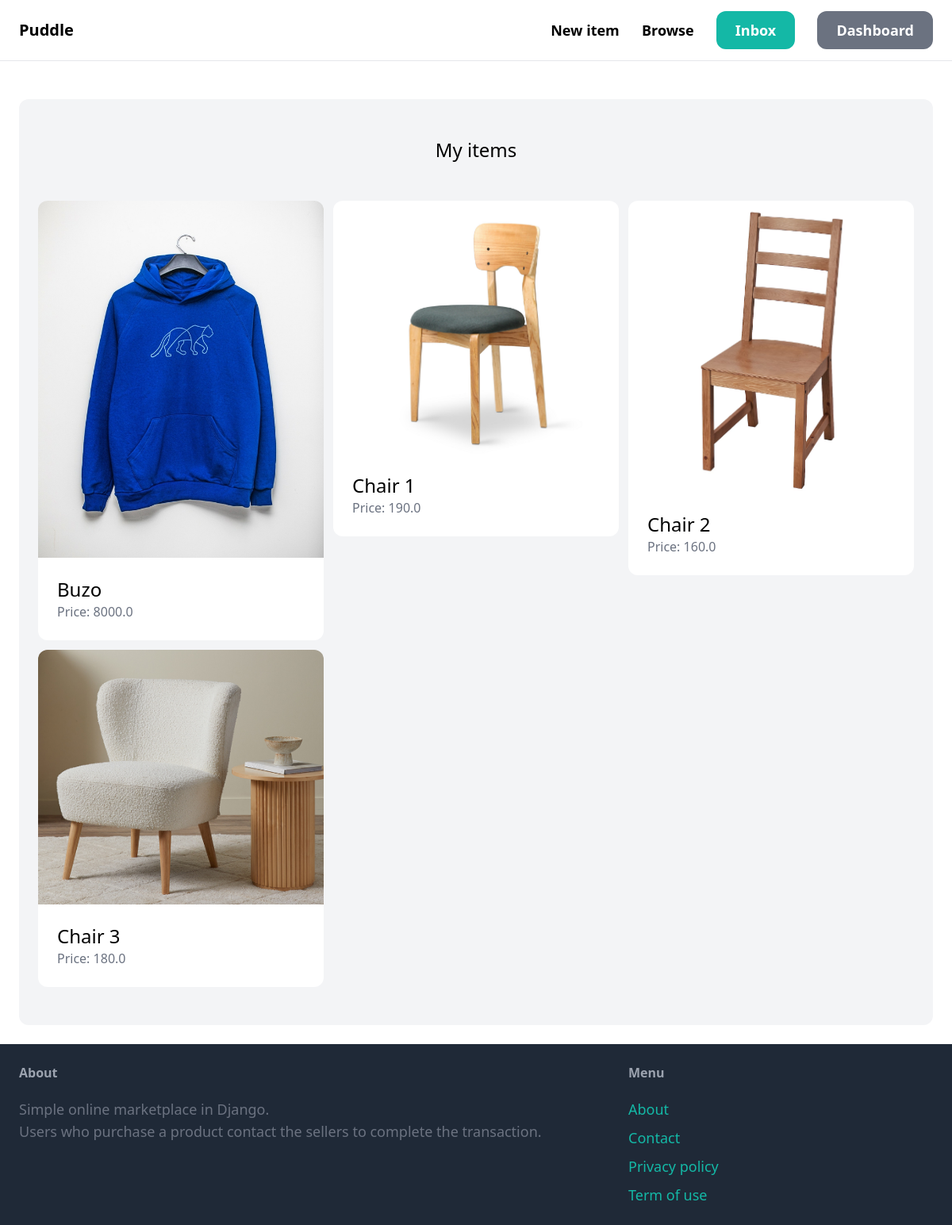
The app's page /dashboard/ (signed in) with its own data.
### item/models.py (models this page shows, shortened)
class Item(models.Model):
    category = models.ForeignKey(Category, related_name='items', on_delete = models.CASCADE)
    name = models.CharField(max_length=255)
    description = models.TextField(blank=True, null=True)
    price = models.FloatField()
    image = models.ImageField(upload_to='item_images', blank=True, null=True)
    is_sold = models.BooleanField(default=False)
    created_by = models.ForeignKey(User, related_name='items', on_delete = models.CASCADE)
    created_at = models.DateTimeField(auto_now_add=True)
    class Meta:
        ordering = ('name',)

### dashboard/views.py (the view)
# urls.py: path('', views.index, name='index'),
@login_required
def index(request):
    items = Item.objects.filter(created_by=request.user)
    return render(request, 'dashboard/index.html', {
        'items': items
    })

### dashboard/templates/dashboard/index.html (shortened to what this page needs)
{% extends 'core/base.html' %}
{% block content %}
    <div class="mt-6 px-6 py-12 bg-gray-100 rounded-xl">
        <h2 class="mb-12 text-2xl text-center">My items</h2>
        <div class="grid grid-cols-3 gap-3">
            {% for item in items %}
                <div>
                    <a href="{% url 'item:detail' item.id %}">
                        <div>
                            <img src="{{ item.image.url }}" class="rounded-t-xl">
                        </div>
                        <div class="p-6 bg-white rounded-b-xl">
                            <h2 class="text-2xl">{{ item.name }}</h2>
                            <p class="text-gray-500">Price: {{ item.price }}</p>
                        </div>
                    </a>
                </div>
            {% endfor %}
        </div>
    </div>
{% endblock %}

### records on screen
Item: image (picture), name "Buzo", price "8000.0"
Item: image (picture), name "Chair 1", price "190.0"
Item: image (picture), name "Chair 2", price "160.0"
Item: image (picture), name "Chair 3", price "180.0"
